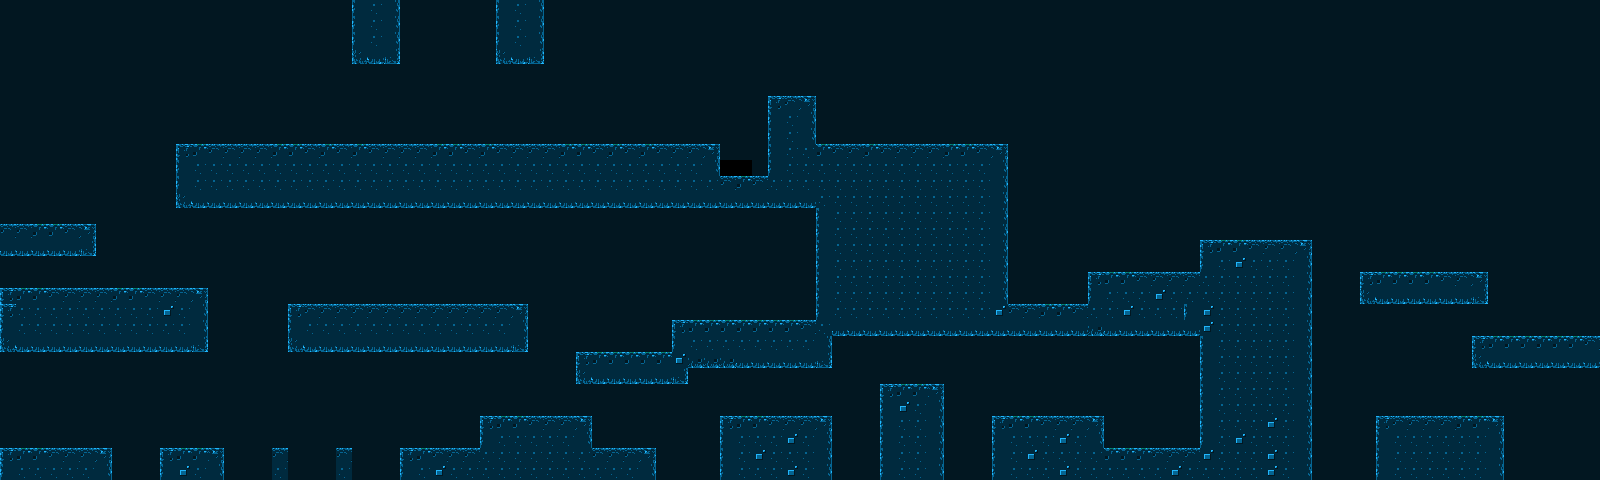

Below is a game level as drawn by its tile map, then a one-line description and the .tmx that defines it (tile-layer data replaced by summaries):
An orthogonal 100x30 tile map with 16x16 px tiles, 2 tile layers (background, collision), 6 tilesets and 52 objects (21x stopper, 12x lava, 7x coin, 2x block, 2x slime, ...).

<map version="1.0" orientation="orthogonal" renderorder="right-down" width="100" height="30" tilewidth="16" tileheight="16" nextobjectid="102">
 <tileset firstgid="1" name="tileset-1" tilewidth="16" tileheight="16" tilecount="40" columns="8">
  <image source="../images/tileset-1.png" width="128" height="80" />
 </tileset>
 <tileset firstgid="41" name="items" tilewidth="16" tileheight="16" tilecount="16" columns="4">
  <image source="../images/items.png" width="64" height="64" />
 </tileset>
 <tileset firstgid="57" name="enemies" tilewidth="16" tileheight="16" tilecount="12" columns="4">
  <image source="../images/enemies.png" width="64" height="48" />
 </tileset>
 <tileset firstgid="69" name="player" tilewidth="16" tileheight="16" tilecount="8" columns="4">
  <image source="../images/player.png" width="64" height="32" />
 </tileset>
 <tileset firstgid="77" name="terminals" tilewidth="16" tileheight="32" tilecount="4" columns="2">
  <image source="../images/terminals.png" width="32" height="64" />
 </tileset>
 <tileset firstgid="81" name="temp" tilewidth="16" tileheight="16" tilecount="8" columns="8">
  <image source="../images/temp.png" width="128" height="16" />
 </tileset>
 <layer name="background" width="100" height="30">
  <data>[3000 cells, 2998 non-empty, 1 distinct tile ids]</data>
 </layer>
 <layer name="collision" width="100" height="30">
  <data>[3000 cells, 853 non-empty, 12 distinct tile ids]</data>
 </layer>
 <objectgroup name="objects">
  <object id="1" name="lava6" type="lava" gid="13" x="224" y="480" width="16" height="16">
   <properties>
    <property name="group" value="traps" />
    <property name="initial_frame" type="int" value="12" />
    <property name="texture" value="tileset-1" />
   </properties>
  </object>
  <object id="2" name="lava5" type="lava" gid="13" x="240" y="480" width="16" height="16">
   <properties>
    <property name="group" value="traps" />
    <property name="initial_frame" type="int" value="12" />
    <property name="texture" value="tileset-1" />
   </properties>
  </object>
  <object id="3" name="lava4" type="lava" gid="13" x="256" y="480" width="16" height="16">
   <properties>
    <property name="group" value="traps" />
    <property name="initial_frame" type="int" value="12" />
    <property name="texture" value="tileset-1" />
   </properties>
  </object>
  <object id="4" name="lava3" type="lava" gid="13" x="288" y="480" width="16" height="16">
   <properties>
    <property name="group" value="traps" />
    <property name="initial_frame" type="int" value="12" />
    <property name="texture" value="tileset-1" />
   </properties>
  </object>
  <object id="5" name="lava2" type="lava" gid="13" x="304" y="480" width="16" height="16">
   <properties>
    <property name="group" value="traps" />
    <property name="initial_frame" type="int" value="12" />
    <property name="texture" value="tileset-1" />
   </properties>
  </object>
  <object id="6" name="lava1" type="lava" gid="13" x="320" y="480" width="16" height="16">
   <properties>
    <property name="group" value="traps" />
    <property name="initial_frame" type="int" value="12" />
    <property name="texture" value="tileset-1" />
   </properties>
  </object>
  <object id="7" name="lava9" type="lava" gid="13" x="720" y="176" width="16" height="16">
   <properties>
    <property name="group" value="traps" />
    <property name="initial_frame" type="int" value="13" />
    <property name="texture" value="tileset-1" />
   </properties>
  </object>
  <object id="8" name="lava8" type="lava" gid="13" x="736" y="176" width="16" height="16">
   <properties>
    <property name="group" value="traps" />
    <property name="initial_frame" type="int" value="13" />
    <property name="texture" value="tileset-1" />
   </properties>
  </object>
  <object id="9" name="lava7" type="lava" gid="13" x="752" y="176" width="16" height="16">
   <properties>
    <property name="group" value="traps" />
    <property name="initial_frame" type="int" value="13" />
    <property name="texture" value="tileset-1" />
   </properties>
  </object>
  <object id="12" name="block" type="block" gid="22" x="48" y="288" width="16" height="16">
   <properties>
    <property name="group" value="breakables" />
    <property name="initial_frame" type="int" value="14" />
    <property name="texture" value="tileset-1" />
   </properties>
  </object>
  <object id="13" name="block" type="block" gid="22" x="48" y="272" width="16" height="16">
   <properties>
    <property name="group" value="breakables" />
    <property name="initial_frame" type="int" value="14" />
    <property name="texture" value="tileset-1" />
   </properties>
  </object>
  <object id="16" name="gun" type="weapon" gid="53" x="1168" y="448" width="16" height="16">
   <properties>
    <property name="group" value="items" />
    <property name="initial_frame" type="int" value="12" />
    <property name="texture" value="items" />
   </properties>
  </object>
  <object id="17" name="life" type="life" gid="55" x="16" y="288" width="16" height="16">
   <properties>
    <property name="group" value="items" />
    <property name="initial_frame" type="int" value="14" />
    <property name="texture" value="items" />
   </properties>
  </object>
  <object id="19" name="coin" type="coin" gid="46" x="784" y="320" width="16" height="16">
   <properties>
    <property name="group" value="items" />
    <property name="initial_frame" type="int" value="5" />
    <property name="texture" value="items" />
   </properties>
  </object>
  <object id="20" name="player" type="player" gid="74" x="80" y="448" width="16" height="16">
   <properties>
    <property name="group" value="players" />
    <property name="initial_frame" value="5" />
    <property name="texture" value="player" />
   </properties>
  </object>
  <object id="23" name="terminal" type="terminal" gid="80" x="1424" y="416" width="16" height="32">
   <properties>
    <property name="group" value="terminals" />
    <property name="initial_frame" type="int" value="2" />
    <property name="texture" value="terminals" />
   </properties>
  </object>
  <object id="24" name="lava1" type="lava" gid="13" x="352" y="480" width="16" height="16">
   <properties>
    <property name="group" value="traps" />
    <property name="initial_frame" type="int" value="12" />
    <property name="texture" value="tileset-1" />
   </properties>
  </object>
  <object id="25" name="lava1" type="lava" gid="13" x="368" y="480" width="16" height="16">
   <properties>
    <property name="group" value="traps" />
    <property name="initial_frame" type="int" value="12" />
    <property name="texture" value="tileset-1" />
   </properties>
  </object>
  <object id="26" name="lava1" type="lava" gid="13" x="384" y="480" width="16" height="16">
   <properties>
    <property name="group" value="traps" />
    <property name="initial_frame" type="int" value="12" />
    <property name="texture" value="tileset-1" />
   </properties>
  </object>
  </objectgroup>
</map>
<!-- 33 of 52 objects omitted -->
